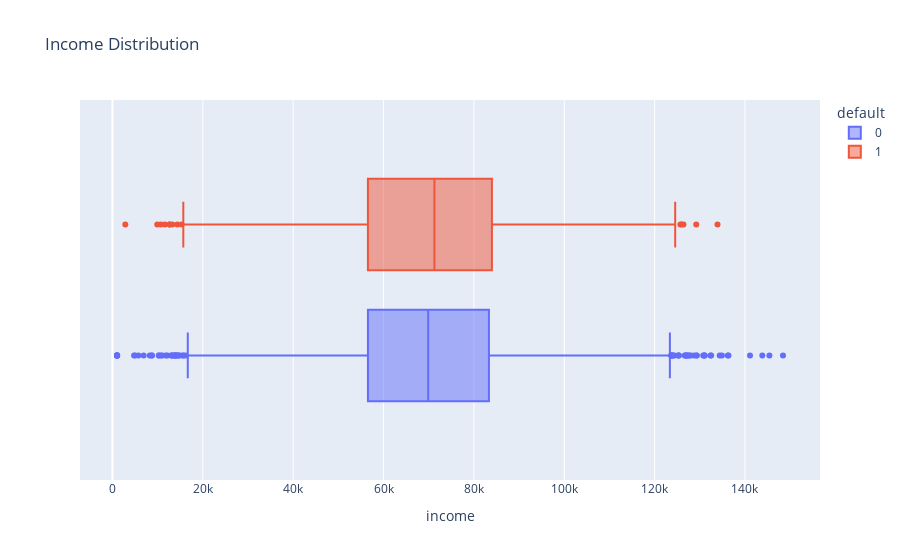

Notebook code cell kept with this figure:
### Markdown cell above
##### We can see a visible class imbalance

### Code cell
px.box(df, x="income", title="Income Distribution", color="default")

### Figure 1 — Plotly figure (JSON) as saved in the notebook; plotly's stock layout.template omitted (floating-point values rounded to 4 significant figures; data arrays with more than 128 entries replaced by an {"elided": "..."} marker saying what was removed)
{"data": [{"alignmentgroup": "True", "hovertemplate": "default=0<br>income=%{x}<extra></extra>", "legendgroup": "0", "marker": {"color": "#636efa"}, "name": "0", "notched": false, "offsetgroup": "0", "orientation": "h", "showlegend": true, "type": "box", "x": {"elided": "8149 float values"}, "x0": " ", "xaxis": "x", "y0": " ", "yaxis": "y"}, {"alignmentgroup": "True", "hovertemplate": "default=1<br>income=%{x}<extra></extra>", "legendgroup": "1", "marker": {"color": "#EF553B"}, "name": "1", "notched": false, "offsetgroup": "1", "orientation": "h", "showlegend": true, "type": "box", "x": {"elided": "1851 float values"}, "x0": " ", "xaxis": "x", "y0": " ", "yaxis": "y"}], "layout": {"boxmode": "group", "legend": {"title": {"text": "default"}, "tracegroupgap": 0}, "title": {"text": "Income Distribution"}, "xaxis": {"anchor": "y", "domain": [0, 1], "title": {"text": "income"}}, "yaxis": {"anchor": "x", "domain": [0, 1]}}}
